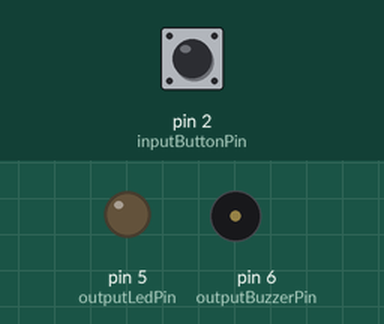
Bench run of a sketch on a simulated Arduino Uno, built with avr-gcc and run on an emulated ATmega328P. On the bench: output pins drawn as LEDs (lit = HIGH), buzzer (waves = sounding, pin HIGH). Dashed ring = blinking. The test bench sets the inputs (shaded band); at power-on: pin 2 (inputButtonPin) LOW.

Above: at 1.2 s.
1.3 s: pin 2 (inputButtonPin) pulled HIGH for 0.15 s
At 2.1 s:
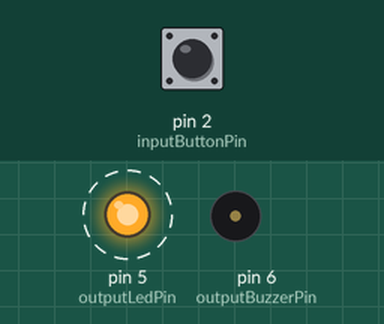
4.4 s: pin 2 (inputButtonPin) pulled HIGH for 1 s
At 4.4 s:
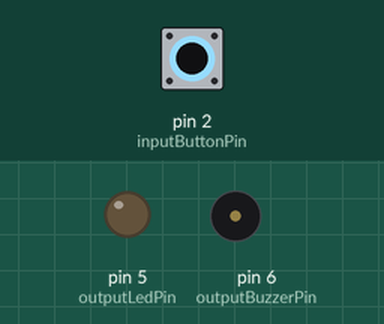
6.9 s: pin 2 (inputButtonPin) pulled HIGH for 3.2 s
At 7.6 s:
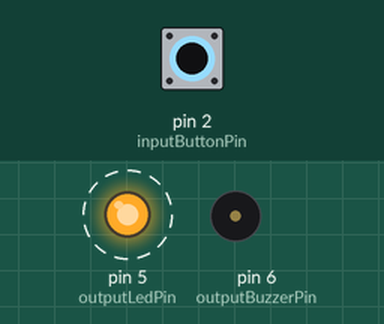
Timing chart, 0 to 19.1 s (numbered marks = the images above; inputs shaded):
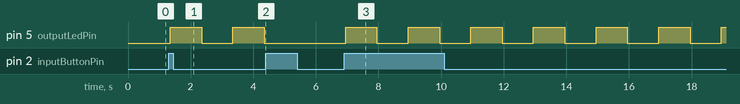

Measured:
- after the input at 1.3 s, pin 5 (outputLedPin): alternates HIGH for 1.0 s and LOW for 1.0 s, starting after 0.05 s
- after the input at 4.4 s, pin 5 (outputLedPin): stays LOW (without the input it goes to HIGH after 0.95 s)
- after the input at 6.9 s, pin 5 (outputLedPin): alternates HIGH for 1.0 s and LOW for 1.0 s, starting after 0.05 s

The sketch:

sketch_Doorbell_v0.2.ino
```cpp
/* Doorbell HiIT
Product Description
  Version 1.
    Press Doorbell:
      Light Blink
      Buzzer Blink
      Off After 20sec

  Refrence Material
  https://www.arduino.cc/en/Tutorial/BuiltInExamples/Debounce
  https://www.arduino.cc/en/Tutorial/BuiltInExamples/BlinkWithoutDelay

  Version 2.
    Camera Startup

  Version 3.
    Servo to Open Lock
*/

// Constants
const int inputButtonPin = 2; // Button Input Pin
const int outputLedPin = 5; // Led Output Pin
const int outputBuzzerPin = 6;

const int serialPort = 9600;

// Global
int stateButton = 0; // state of the Button Push
int stateButtonPinLevelLast = LOW;
int stateDoorbell = 0;
int stateLEDPinLevel = LOW;
bool stateBuzzer = false;
const int pitch = 1000;

// Miliseconds Bounce
unsigned long bounceTimeLast = 0;
unsigned long bounceTime = 50;

// Blink Delays
const long blinkInterval = 1000;
unsigned long blinkPreviousMillis = 0;


int switcher = 1;

/** Setup code, to run once
*/
void setup() {

  // Serial Port to Debug
  Serial.begin(serialPort);

  // Initialize LED as Output
  pinMode(outputLedPin, OUTPUT);
  // Initialize Buzzer as Output
  pinMode(outputBuzzerPin, OUTPUT);
  // Initialize Button as Input
  pinMode(inputButtonPin, INPUT);

  // Set initial LED State
  digitalWrite (outputLedPin, stateLEDPinLevel);
}


/** Main code, to run repeatedly
*/
void loop() {

  // Save Input State of Button
  int readIn = digitalRead(inputButtonPin);

  debounce(readIn);

  if (switcher == 1) {
    //
    ledLoop (stateDoorbell);
  } else if (switcher == 2) {
    //
    buzzerLoop (stateDoorbell);
  }

  // Set Last State
  stateButtonPinLevelLast = readIn;
}

/**
*
*/
void debounce (int read) {
  // If the Switch Changed
  if (read != stateButtonPinLevelLast) {
    bounceTimeLast = millis();
  }

  // Check if waited for BounceTime
  if ((millis() - bounceTimeLast) > bounceTime) {
    // If State Changed
    if (read != stateButton) {
      // Chang the State
      stateButton = read;
      // If State is HIGH
      if (stateButton == HIGH) {
        // LED State is Not HIGH
        stateDoorbell = !stateDoorbell;
      }
    }
  }
}

/** LED Loop
*/
void ledLoop (int state) {
  if (state) {
    // Current Millis Time for Blink blinkInterval
    unsigned long currentMillis = millis();

    // Current and last Time bigger than blinkInterval Blink
    if (currentMillis - blinkPreviousMillis >= blinkInterval) {
      //
      blinkPreviousMillis = currentMillis;
      //
      if (stateLEDPinLevel == LOW) {
        //
        stateLEDPinLevel = HIGH;
      } else {
        //
        stateLEDPinLevel = LOW;
      }
    }
  } else {
    //
    stateLEDPinLevel = LOW;
  }
  //
  digitalWrite(outputLedPin, stateLEDPinLevel);
  // switcher = 2;
}

/**
*/
void buzzerLoop (int state) {
  if (state) {
    // Current Millis Time for Blink blinkInterval
    unsigned long currentMillis = millis();

    // Current and last Time bigger than blinkInterval Blink
    if (currentMillis - blinkPreviousMillis >= blinkInterval) {
      //
      blinkPreviousMillis = currentMillis;
      //
      if (stateBuzzer) {
        //
        tone(outputBuzzerPin, pitch, 100);
        stateBuzzer = false;
      } else {
        //
        noTone(outputBuzzerPin);
        stateBuzzer = true;
      }
    }
    // switcher = 1;
  }
}
```
